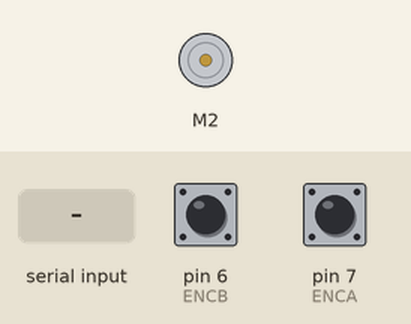
This sketch was run on a simulated Arduino Uno, built with avr-gcc and run on an emulated ATmega328P. On the bench: DC motor (green arrow = forward, orange = backward, longer = faster). Inputs (shaded band) come from the test bench; at power-on: pin 6 (ENCB) HIGH, pin 7 (ENCA) HIGH. EEPROM starts erased; what the sketch prints to the serial monitor is not drawn.

Above: at 1.2 s.
1.3 s: "90,45\n" received over Serial
At 3.1 s:
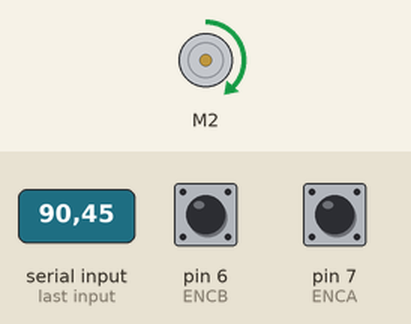
3.8 s: "30,150\n" received over Serial
At 6.0 s:
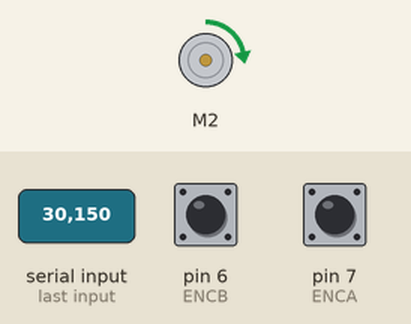
6.3 s: "200\n" received over Serial
At 8.1 s:
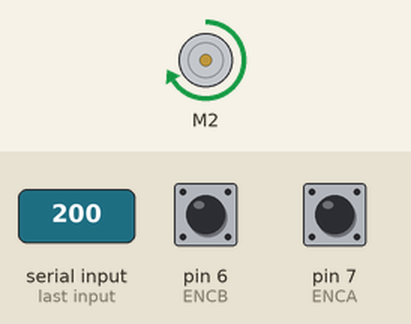
8.8 s: "5\n" received over Serial
At 11.2 s:
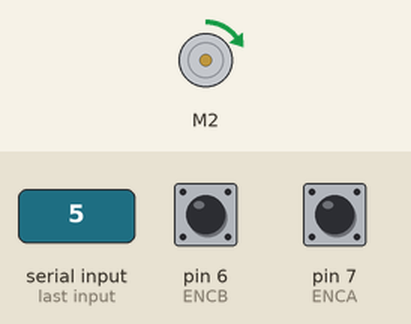
11.8 s: "90\n" received over Serial
At 13.4 s:
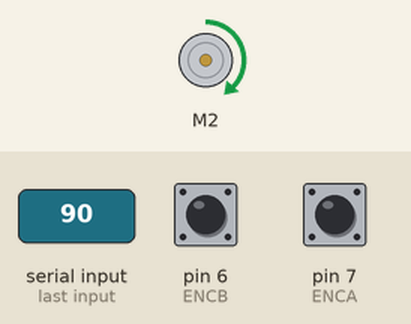
14.3 s: "0\n" received over Serial
At 16.5 s:
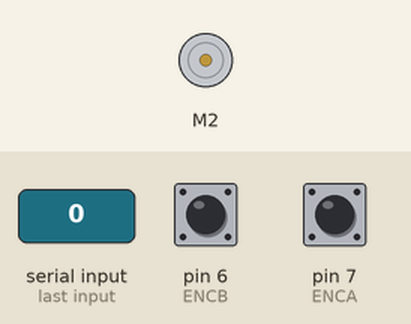
Timing chart, 0 to 17.8 s (numbered marks = the images above; inputs shaded):
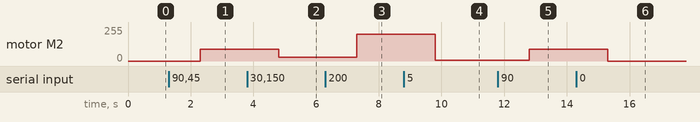

Measured:
- after the input at 1.3 s, motor M2: stopped → forward 90/255 after 1.0 s
- after the input at 3.8 s, motor M2: forward 90/255 → forward 30/255 after 1.0 s
- after the input at 6.3 s, motor M2: forward 30/255 → forward 200/255 after 1.0 s
- after the input at 8.8 s, motor M2: forward 200/255 → forward 5/255 after 1.0 s
- after the input at 11.8 s, motor M2: forward 5/255 → forward 90/255 after 1.0 s
- after the input at 14.3 s, motor M2: forward 90/255 → stopped after 1.0 s

The sketch:

ShaftBalancer_wired_manualpower.ino
```cpp
/*
* Getting Started example sketch for nRF24L01+ radios
* This is a very basic example of how to send data from one node to another
* Updated: Dec 2014 by TMRh20
*/

#include <SPI.h>
#include <EEPROM.h>
#include <SparkFun_TB6612.h>

//https://forum.arduino.cc/index.php?topic=52159.0


/* setup stuff for the encoder */
//pins

//Motor Driver
#define AIN1 2
#define AIN2 4
#define PWMA 3
#define STBY 5

//Encoder
#define ENCA 7 //TODO
#define ENCB 6 //TODO

#define THETA_RANGE 5

// string to hold input

int ENCA_VAL;
int ENCB_VAL;
int pos;
int ticks;
int THETA; //NORMALLY BASE STATION
int TICKS_PER_DEGREE = 12 * 986.41;

int off_ticks_addr = 0;
int pos_CW[] = {3, 0, 1, 2};
int pos_CCW[] = {1, 2, 3, 4};

Motor motor1 = Motor(AIN1, AIN2, PWMA, 1, STBY); //MAKE 1 OR NEGATIVE 1 DEPENDING

int POWER;
/* Convenience Functions */

int EEPROM_writeInteger(int ee, int value)
{
    const byte* p = (byte*)&value;
    unsigned int i;
    for (i = 0; i < sizeof(value); i++)
          EEPROM.write(ee++, *p++);
    return i;
}

int EEPROM_readInteger(int ee, int value)
{
    byte* p = (byte*)&value; //cast as pointer to byte
    unsigned int i;
    for (i = 0; i < sizeof(value); i++)
          *p++ = EEPROM.read(ee++);
    return i;
}

int cyclePosition(int ENCA_VAL, int ENCB_VAL)
{
    int pos;
    if( ENCA_VAL == 0)
    {
      if(ENCB_VAL == 0)
      {
        pos = 0;
      }
      else
      {
        pos = 3;
      }
    }
    else
    {
      if(ENCB_VAL == 0)
      {
        pos = 1;
      }
      else
      {
        pos = 2;
      }
    }
    return pos;
}

int rotationDirection(int pos, int old_pos)
{
  if(pos == pos_CW[old_pos])
  {
    return 1;
  }
  //if the position moved to a counterclockwise position
  else if(pos == pos_CCW[old_pos])
  {
    return -1;
  }
  else
  {
    return 0;
  }
}

void setup() {
  Serial.begin(115200);

  //load previous position

  pinMode(ENCA, INPUT);
  pinMode(ENCB, INPUT);
  EEPROM_readInteger(off_ticks_addr, ticks);

}

void loop() {

    //POWER = 255;
    int old_pos = pos;
  /*Record current position.*/
    ENCA_VAL = digitalRead(ENCA);
    ENCB_VAL = digitalRead(ENCB);
    pos = cyclePosition(ENCA_VAL, ENCB_VAL);
    int dir = rotationDirection(pos, old_pos);
    ticks+=dir;
    EEPROM_writeInteger(off_ticks_addr, ticks);
    Serial.println("ticks: ");
    Serial.print(ticks);
    Serial.print(" dir: ");
    Serial.print(dir);

  /*Check for and input new commands.*/
  // Read serial input:
  if(Serial.available())
  {
    String inString = Serial.readString();
    POWER = inString.toInt();
  }

  /*Update Motor Speed and Direction*/

    motor1.drive(POWER);
    if ( ticks > 12 * 986)
    {
      POWER = 0;
    }

} // Loop
```
